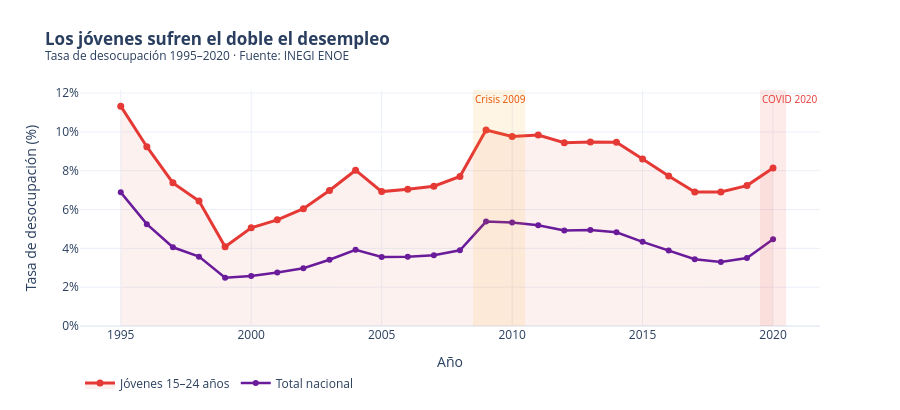

Source (notebook cell):
### Markdown cell above
## Grafica 6: "Desocupacion Jovenes vs Total".
Los jóvenes de 15 a 24 años tienen el doble de desempleo
que el promedio nacional, en todos los años desde 1995.

### Code cell
fig6 = go.Figure()
fig6.add_trace(go.Scatter(
    x=nac_des.año,
    y=nac_des.tasa_jovenes,
    name='Jóvenes 15–24 años',
    mode='lines+markers',
    line=dict(color=CA, width=3),
    marker=dict(size=7),
    fill='tozeroy',                         
    fillcolor='rgba(229,57,53,0.07)',
    hovertemplate='Jóvenes %{x}: %{y:.2f}%<extra></extra>'
))
fig6.add_trace(go.Scatter(
    x=nac_des.año,
    y=nac_des.tasa_total,
    name='Total nacional',
    mode='lines+markers',
    line=dict(color=C8, width=2.5),
    marker=dict(size=6),
    hovertemplate='Total %{x}: %{y:.2f}%<extra></extra>'
))

fig6.add_vrect(
    x0=2008.5, x1=2010.5,
    fillcolor='rgba(255,152,0,0.1)', line_width=0,
    annotation_text='Crisis 2009',
    annotation_position='top left',
    annotation_font_size=10,
    annotation_font_color='#e65100'
)

fig6.add_vrect(
    x0=2019.5, x1=2020.5,
    fillcolor='rgba(229,57,53,0.1)', line_width=0,
    annotation_text='COVID 2020',
    annotation_position='top left',
    annotation_font_size=10,
    annotation_font_color=CA
)

fig6.update_layout(
    title='<b>Los jóvenes sufren el doble el desempleo</b><br>'
          '<sup>Tasa de desocupación 1995–2020 · Fuente: INEGI ENOE</sup>',
    template='plotly_white',
    height=410,
    yaxis=dict(title='Tasa de desocupación (%)', ticksuffix='%'),
    xaxis=dict(title='Año'),
    legend=dict(orientation='h', y=-0.18),
    margin=dict(t=90, b=70)
)
fig6.show()

### Figure 1 — Plotly figure (JSON) as saved in the notebook; plotly's stock layout.template omitted (floating-point values rounded to 4 significant figures)
{"data": [{"fill": "tozeroy", "fillcolor": "rgba(229,57,53,0.07)", "hovertemplate": "Jóvenes %{x}: %{y:.2f}%<extra></extra>", "line": {"color": "#e53935", "width": 3}, "marker": {"size": 7}, "mode": "lines+markers", "name": "Jóvenes 15–24 años", "type": "scatter", "x": [1995, 1996, 1997, 1998, 1999, 2000, 2001, 2002, 2003, 2004, 2005, 2006, 2007, 2008, 2009, 2010, 2011, 2012, 2013, 2014, 2015, 2016, 2017, 2018, 2019, 2020], "y": [11.33, 9.238, 7.375, 6.436, 4.085, 5.062, 5.468, 6.042, 6.982, 8.027, 6.924, 7.044, 7.204, 7.701, 10.1, 9.767, 9.839, 9.439, 9.478, 9.473, 8.61, 7.726, 6.906, 6.906, 7.233, 8.136]}, {"hovertemplate": "Total %{x}: %{y:.2f}%<extra></extra>", "line": {"color": "#6a1b9a", "width": 2.5}, "marker": {"size": 6}, "mode": "lines+markers", "name": "Total nacional", "type": "scatter", "x": [1995, 1996, 1997, 1998, 1999, 2000, 2001, 2002, 2003, 2004, 2005, 2006, 2007, 2008, 2009, 2010, 2011, 2012, 2013, 2014, 2015, 2016, 2017, 2018, 2019, 2020], "y": [6.885, 5.248, 4.055, 3.573, 2.488, 2.575, 2.755, 2.977, 3.415, 3.925, 3.558, 3.566, 3.645, 3.904, 5.379, 5.329, 5.194, 4.923, 4.943, 4.831, 4.336, 3.885, 3.438, 3.301, 3.505, 4.467]}], "layout": {"annotations": [{"font": {"color": "#e65100", "size": 10}, "showarrow": false, "text": "Crisis 2009", "x": 2008.0, "xanchor": "left", "xref": "x", "y": 1, "yanchor": "top", "yref": "y domain"}, {"font": {"color": "#e53935", "size": 10}, "showarrow": false, "text": "COVID 2020", "x": 2020.0, "xanchor": "left", "xref": "x", "y": 1, "yanchor": "top", "yref": "y domain"}], "height": 410, "legend": {"orientation": "h", "y": -0.18}, "margin": {"b": 70, "t": 90}, "shapes": [{"fillcolor": "rgba(255,152,0,0.1)", "line": {"width": 0}, "type": "rect", "x0": 2008.0, "x1": 2010.0, "xref": "x", "y0": 0, "y1": 1, "yref": "y domain"}, {"fillcolor": "rgba(229,57,53,0.1)", "line": {"width": 0}, "type": "rect", "x0": 2020.0, "x1": 2020.0, "xref": "x", "y0": 0, "y1": 1, "yref": "y domain"}], "title": {"text": "<b>Los jóvenes sufren el doble el desempleo</b><br><sup>Tasa de desocupación 1995–2020 · Fuente: INEGI ENOE</sup>"}, "xaxis": {"title": {"text": "Año"}}, "yaxis": {"ticksuffix": "%", "title": {"text": "Tasa de desocupación (%)"}}}}
